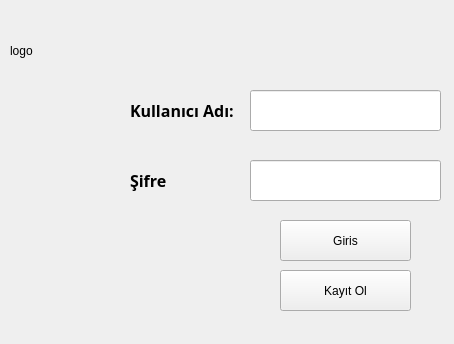
<?xml version="1.0" encoding="UTF-8"?>
<ui version="4.0">
 <class>Form</class>
 <widget class="QWidget" name="Form">
  <property name="geometry">
   <rect>
    <x>0</x>
    <y>0</y>
    <width>454</width>
    <height>344</height>
   </rect>
  </property>
  <property name="windowTitle">
   <string>Form</string>
  </property>
  <widget class="QLineEdit" name="passwordText">
   <property name="geometry">
    <rect>
     <x>250</x>
     <y>160</y>
     <width>191</width>
     <height>41</height>
    </rect>
   </property>
  </widget>
  <widget class="QPushButton" name="girisButton">
   <property name="geometry">
    <rect>
     <x>280</x>
     <y>220</y>
     <width>131</width>
     <height>41</height>
    </rect>
   </property>
   <property name="text">
    <string>Giris</string>
   </property>
  </widget>
  <widget class="QLabel" name="label_2">
   <property name="geometry">
    <rect>
     <x>130</x>
     <y>160</y>
     <width>121</width>
     <height>41</height>
    </rect>
   </property>
   <property name="font">
    <font>
     <family>Microsoft Tai Le</family>
     <pointsize>12</pointsize>
     <weight>75</weight>
     <bold>true</bold>
    </font>
   </property>
   <property name="text">
    <string>Şifre</string>
   </property>
  </widget>
  <widget class="QLineEdit" name="kulNameText">
   <property name="geometry">
    <rect>
     <x>250</x>
     <y>90</y>
     <width>191</width>
     <height>41</height>
    </rect>
   </property>
  </widget>
  <widget class="QLabel" name="label">
   <property name="geometry">
    <rect>
     <x>130</x>
     <y>90</y>
     <width>121</width>
     <height>41</height>
    </rect>
   </property>
   <property name="font">
    <font>
     <family>Microsoft Tai Le</family>
     <pointsize>12</pointsize>
     <weight>75</weight>
     <bold>true</bold>
    </font>
   </property>
   <property name="text">
    <string>Kullanıcı Adı:</string>
   </property>
  </widget>
  <widget class="QPushButton" name="kayitGirisButton">
   <property name="geometry">
    <rect>
     <x>280</x>
     <y>270</y>
     <width>131</width>
     <height>41</height>
    </rect>
   </property>
   <property name="text">
    <string>Kayıt Ol</string>
   </property>
  </widget>
  <widget class="QLabel" name="logolabelGiris">
   <property name="geometry">
    <rect>
     <x>10</x>
     <y>0</y>
     <width>121</width>
     <height>101</height>
    </rect>
   </property>
   <property name="text">
    <string>logo</string>
   </property>
  </widget>
 </widget>
 <resources>
  <include location="../../aadsadsd.png"/>
 </resources>
 <connections/>
</ui>
